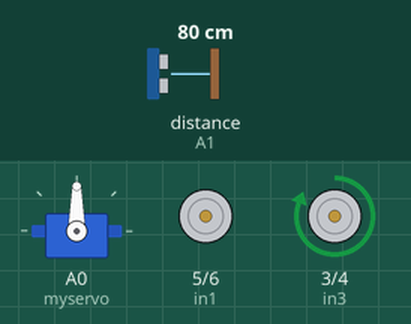
Simulated run of this sketch. Board: Arduino Uno, built with avr-gcc and run on an emulated ATmega328P. Parts: servo, motor-driver pin pairs drawn as motors (green arrow = first pin HIGH = forward, orange = second pin HIGH = backward, longer = more drive, scaled by the enable pin). Inputs (shaded band) come from the test bench; at power-on: distance to the obstacle (sensor on A1) 80 cm. The echo pulse lasts 58.3 µs per cm; what the sketch prints to the serial monitor is not drawn.

Above: at 1.2 s.
1.3 s: distance to the obstacle (sensor on A1) set to 23 cm
2.8 s: distance to the obstacle (sensor on A1) set to 18 cm
At 2.95 s:
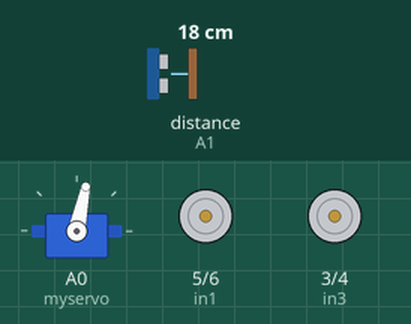
At 3.85 s:
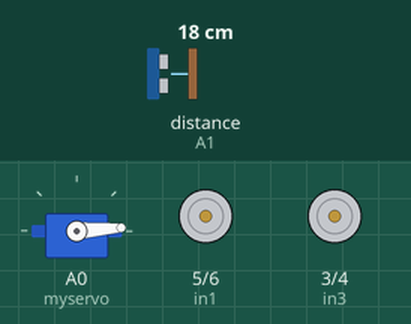
5.8 s: distance to the obstacle (sensor on A1) set to 2 cm
At 6.62 s:
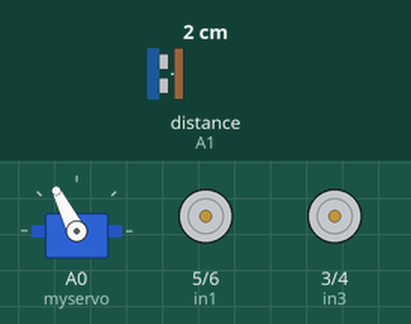
8.8 s: distance to the obstacle (sensor on A1) set to 35 cm
Timing chart, 0 to 11.8 s (numbered marks = the images above; inputs shaded):
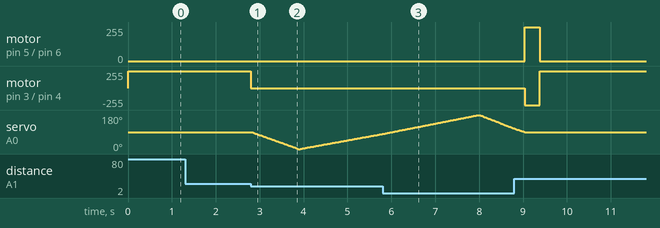

The sketch:

RODEUS.ino
```cpp
#include <NewPing.h>
#include <Servo.h>

#define TRIG_PIN A3
#define ECHO_PIN A1
#define MAX_DISTANCE 200

#define kanan 1
#define kiri 0

NewPing sonar(TRIG_PIN, ECHO_PIN, MAX_DISTANCE);

Servo myservo;

const int in1 = 5;
const int in2 = 6;
const int in3 = 3;
const int in4 = 4;
const int enA = 7;
const int enB = 2;
int i;
int mSpeed = 175;
int bspeed = 255;

long duration;
int distance[181], jarDepan;
int maxLowDistance=100;
float kompenKa=1, kompenKi=0.7;
bool belok, serong;

void setup()
{
  // put your setup code here, to run once:
  pinMode(in1, OUTPUT);
  pinMode(in2, OUTPUT);
  pinMode(in3, OUTPUT);
  pinMode(in4, OUTPUT);
  pinMode(enA, OUTPUT);
  pinMode(enB, OUTPUT);

  Serial.begin(9600);

  myservo.attach(A0);
  myservo.write(90);
}

void loop()
{
  // put your main code here, to run repeatedly:
  jarDepan = sonar.ping_cm();

  if(jarDepan==0) jarDepan=200;
  while(jarDepan>20)
  {
    moveForward();
    delay(100);
    moveStop();

    jarDepan = sonar.ping_cm();
    if(jarDepan==0) jarDepan=200;
  }

  scanning();
  //Serial.println(jarDepan);
  if(distance[0]>distance[180])
  {
    belok=kanan;
    if(distance[45]>distance[0])
    {
      turnRight();
      delay(165);
      moveStop();
    }
    else
    {
      turnRight();
      delay(330);
      moveStop();
    }
  }
  else if(distance[0]<distance[180])
  {
    belok=kiri;
    if(distance[135]>distance[180])
    {
      turnLeft();
      delay(165);
      moveStop();
    }
    else
    {
      turnLeft();
      Serial.println("kiri");
      delay(330);
      moveStop();
      Serial.println("berhenti");
    }
  }
}

void scanning()
{
  for(i=90;i>=0;i--)
  {
    myservo.write(i);
    delay(10);
    int distance = sonar.ping_cm();
    Serial.print(i);
    Serial.print(",");
    Serial.print(distance);
    Serial.print(".");
  }
  for(i=0;i<=180;i++)
  {
    myservo.write(i);
    delay(20);
    distance[i] = sonar.ping_cm();
    if(distance[i]==0) distance[i]=250;
    int distance = sonar.ping_cm();
    Serial.print(i);
    Serial.print(",");
    Serial.print(distance);
    Serial.print(".");
  }
  for(i=180;i>=90;i--)
  {
    myservo.write(i);
    delay(10);
    int distance = sonar.ping_cm();
    Serial.print(i);
    Serial.print(",");
    Serial.print(distance);
    Serial.print(".");
  }
}

void moveStop()
{
  //Serial.println("stop");
  digitalWrite(in1, LOW);
  digitalWrite(in2, LOW);

  digitalWrite(in3, LOW);
  digitalWrite(in4, LOW);
}

void moveForward()
{

  /*--if(!goesForward)
    {
     goesForward=true;--*/
  analogWrite(enA, mSpeed*kompenKi);
  analogWrite(enB, mSpeed*kompenKa);
  //Serial.println("maju");
  digitalWrite(in1, HIGH);
  digitalWrite(in2, LOW);

  digitalWrite(in3, HIGH);
  digitalWrite(in4, LOW);
}

void moveBackward()
{
  //goesForward=false;
  analogWrite(enA, mSpeed*kompenKi);
  analogWrite(enB, mSpeed*kompenKa);
  //Serial.println("mundur");
  digitalWrite(in1, LOW);
  digitalWrite(in2, HIGH);

  digitalWrite(in3, LOW);
  digitalWrite(in4, HIGH);
}

void turnRight()
{
  analogWrite(enA, bspeed);
  analogWrite(enB, bspeed);
  //Serial.println("kanan");
  digitalWrite(in1, HIGH);
  digitalWrite(in2, LOW);

  digitalWrite(in3, LOW);
  digitalWrite(in4, HIGH);
}

void turnLeft()
{
  analogWrite(enA, bspeed);
  analogWrite(enB, bspeed);
  //Serial.println("kiri");
  digitalWrite(in1, LOW);
  digitalWrite(in2, HIGH);

  digitalWrite(in3, HIGH);
  digitalWrite(in4, LOW);
}
```

Measured:
- the behaviour switches between 21 and 20 cm on distance to the obstacle (sensor on A1) (found by bisection; images 0 and 1)
- after the input at 2.8 s, motor on pin 3 (in3) / pin 4 (in4): forward 255/255 → stopped at once
